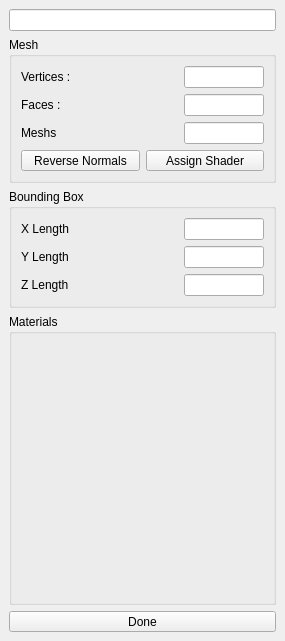
<?xml version="1.0" encoding="UTF-8"?>
<ui version="4.0">
 <class>InstanceProperty</class>
 <widget class="QDockWidget" name="InstanceProperty">
  <property name="geometry">
   <rect>
    <x>0</x>
    <y>0</y>
    <width>285</width>
    <height>641</height>
   </rect>
  </property>
  <property name="windowTitle">
   <string>InstanceProperty</string>
  </property>
  <widget class="QWidget" name="dockWidgetContents">
   <layout class="QVBoxLayout" name="verticalLayout_4">
    <item>
     <widget class="QLineEdit" name="meshName">
      <property name="enabled">
       <bool>true</bool>
      </property>
      <property name="sizePolicy">
       <sizepolicy hsizetype="Minimum" vsizetype="Fixed">
        <horstretch>0</horstretch>
        <verstretch>0</verstretch>
       </sizepolicy>
      </property>
      <property name="minimumSize">
       <size>
        <width>45</width>
        <height>0</height>
       </size>
      </property>
      <property name="maximumSize">
       <size>
        <width>16777215</width>
        <height>16777215</height>
       </size>
      </property>
      <property name="alignment">
       <set>Qt::AlignRight|Qt::AlignTrailing|Qt::AlignVCenter</set>
      </property>
      <property name="readOnly">
       <bool>true</bool>
      </property>
     </widget>
    </item>
    <item>
     <widget class="QGroupBox" name="groupBox_4">
      <property name="title">
       <string>Mesh</string>
      </property>
      <property name="flat">
       <bool>true</bool>
      </property>
      <layout class="QVBoxLayout" name="verticalLayout_2">
       <item>
        <layout class="QHBoxLayout" name="_15">
         <item>
          <widget class="QLabel" name="label_13">
           <property name="text">
            <string>Vertices :</string>
           </property>
          </widget>
         </item>
         <item>
          <spacer>
           <property name="orientation">
            <enum>Qt::Horizontal</enum>
           </property>
           <property name="sizeHint" stdset="0">
            <size>
             <width>40</width>
             <height>20</height>
            </size>
           </property>
          </spacer>
         </item>
         <item>
          <widget class="QLineEdit" name="numberOfVertex">
           <property name="enabled">
            <bool>true</bool>
           </property>
           <property name="sizePolicy">
            <sizepolicy hsizetype="Minimum" vsizetype="Fixed">
             <horstretch>0</horstretch>
             <verstretch>0</verstretch>
            </sizepolicy>
           </property>
           <property name="minimumSize">
            <size>
             <width>45</width>
             <height>0</height>
            </size>
           </property>
           <property name="maximumSize">
            <size>
             <width>80</width>
             <height>16777215</height>
            </size>
           </property>
           <property name="alignment">
            <set>Qt::AlignRight|Qt::AlignTrailing|Qt::AlignVCenter</set>
           </property>
           <property name="readOnly">
            <bool>true</bool>
           </property>
          </widget>
         </item>
        </layout>
       </item>
       <item>
        <layout class="QHBoxLayout" name="_14">
         <item>
          <widget class="QLabel" name="label_12">
           <property name="text">
            <string>Faces :</string>
           </property>
          </widget>
         </item>
         <item>
          <spacer>
           <property name="orientation">
            <enum>Qt::Horizontal</enum>
           </property>
           <property name="sizeHint" stdset="0">
            <size>
             <width>40</width>
             <height>20</height>
            </size>
           </property>
          </spacer>
         </item>
         <item>
          <widget class="QLineEdit" name="numberOfFace">
           <property name="enabled">
            <bool>true</bool>
           </property>
           <property name="sizePolicy">
            <sizepolicy hsizetype="Minimum" vsizetype="Fixed">
             <horstretch>0</horstretch>
             <verstretch>0</verstretch>
            </sizepolicy>
           </property>
           <property name="minimumSize">
            <size>
             <width>45</width>
             <height>0</height>
            </size>
           </property>
           <property name="maximumSize">
            <size>
             <width>80</width>
             <height>16777215</height>
            </size>
           </property>
           <property name="alignment">
            <set>Qt::AlignRight|Qt::AlignTrailing|Qt::AlignVCenter</set>
           </property>
           <property name="readOnly">
            <bool>true</bool>
           </property>
          </widget>
         </item>
        </layout>
       </item>
       <item>
        <layout class="QHBoxLayout" name="_16">
         <item>
          <widget class="QLabel" name="label_14">
           <property name="text">
            <string>Meshs</string>
           </property>
          </widget>
         </item>
         <item>
          <spacer>
           <property name="orientation">
            <enum>Qt::Horizontal</enum>
           </property>
           <property name="sizeHint" stdset="0">
            <size>
             <width>40</width>
             <height>20</height>
            </size>
           </property>
          </spacer>
         </item>
         <item>
          <widget class="QLineEdit" name="bodyCount">
           <property name="enabled">
            <bool>true</bool>
           </property>
           <property name="sizePolicy">
            <sizepolicy hsizetype="Minimum" vsizetype="Fixed">
             <horstretch>0</horstretch>
             <verstretch>0</verstretch>
            </sizepolicy>
           </property>
           <property name="minimumSize">
            <size>
             <width>45</width>
             <height>0</height>
            </size>
           </property>
           <property name="maximumSize">
            <size>
             <width>80</width>
             <height>16777215</height>
            </size>
           </property>
           <property name="alignment">
            <set>Qt::AlignRight|Qt::AlignTrailing|Qt::AlignVCenter</set>
           </property>
           <property name="readOnly">
            <bool>true</bool>
           </property>
          </widget>
         </item>
        </layout>
       </item>
       <item>
        <layout class="QHBoxLayout" name="horizontalLayout">
         <item>
          <widget class="QToolButton" name="reverseNormalsCmd">
           <property name="sizePolicy">
            <sizepolicy hsizetype="Preferred" vsizetype="Fixed">
             <horstretch>0</horstretch>
             <verstretch>0</verstretch>
            </sizepolicy>
           </property>
           <property name="text">
            <string>Reverse Normals</string>
           </property>
          </widget>
         </item>
         <item>
          <widget class="QToolButton" name="assignShaderCmd">
           <property name="sizePolicy">
            <sizepolicy hsizetype="Preferred" vsizetype="Fixed">
             <horstretch>0</horstretch>
             <verstretch>0</verstretch>
            </sizepolicy>
           </property>
           <property name="text">
            <string>Assign Shader</string>
           </property>
           <property name="icon">
            <iconset resource="glc_player.qrc">
             <normaloff>:/images/Shader.png</normaloff>:/images/Shader.png</iconset>
           </property>
           <property name="toolButtonStyle">
            <enum>Qt::ToolButtonTextBesideIcon</enum>
           </property>
          </widget>
         </item>
        </layout>
       </item>
      </layout>
     </widget>
    </item>
    <item>
     <widget class="QGroupBox" name="groupBox">
      <property name="title">
       <string>Bounding Box</string>
      </property>
      <property name="flat">
       <bool>true</bool>
      </property>
      <layout class="QVBoxLayout" name="verticalLayout">
       <item>
        <layout class="QHBoxLayout" name="_21">
         <item>
          <widget class="QLabel" name="label_19">
           <property name="text">
            <string>X Length</string>
           </property>
          </widget>
         </item>
         <item>
          <spacer>
           <property name="orientation">
            <enum>Qt::Horizontal</enum>
           </property>
           <property name="sizeHint" stdset="0">
            <size>
             <width>40</width>
             <height>20</height>
            </size>
           </property>
          </spacer>
         </item>
         <item>
          <widget class="QLineEdit" name="bBoxXLenght">
           <property name="enabled">
            <bool>true</bool>
           </property>
           <property name="sizePolicy">
            <sizepolicy hsizetype="Minimum" vsizetype="Fixed">
             <horstretch>0</horstretch>
             <verstretch>0</verstretch>
            </sizepolicy>
           </property>
           <property name="minimumSize">
            <size>
             <width>45</width>
             <height>0</height>
            </size>
           </property>
           <property name="maximumSize">
            <size>
             <width>80</width>
             <height>16777215</height>
            </size>
           </property>
           <property name="alignment">
            <set>Qt::AlignRight|Qt::AlignTrailing|Qt::AlignVCenter</set>
           </property>
           <property name="readOnly">
            <bool>true</bool>
           </property>
          </widget>
         </item>
        </layout>
       </item>
       <item>
        <layout class="QHBoxLayout" name="_22">
         <item>
          <widget class="QLabel" name="label_20">
           <property name="text">
            <string>Y Length</string>
           </property>
          </widget>
         </item>
         <item>
          <spacer>
           <property name="orientation">
            <enum>Qt::Horizontal</enum>
           </property>
           <property name="sizeHint" stdset="0">
            <size>
             <width>40</width>
             <height>20</height>
            </size>
           </property>
          </spacer>
         </item>
         <item>
          <widget class="QLineEdit" name="bBoxYLenght">
           <property name="enabled">
            <bool>true</bool>
           </property>
           <property name="sizePolicy">
            <sizepolicy hsizetype="Minimum" vsizetype="Fixed">
             <horstretch>0</horstretch>
             <verstretch>0</verstretch>
            </sizepolicy>
           </property>
           <property name="minimumSize">
            <size>
             <width>45</width>
             <height>0</height>
            </size>
           </property>
           <property name="maximumSize">
            <size>
             <width>80</width>
             <height>16777215</height>
            </size>
           </property>
           <property name="alignment">
            <set>Qt::AlignRight|Qt::AlignTrailing|Qt::AlignVCenter</set>
           </property>
           <property name="readOnly">
            <bool>true</bool>
           </property>
          </widget>
         </item>
        </layout>
       </item>
       <item>
        <layout class="QHBoxLayout" name="_23">
         <item>
          <widget class="QLabel" name="label_21">
           <property name="text">
            <string>Z Length</string>
           </property>
          </widget>
         </item>
         <item>
          <spacer>
           <property name="orientation">
            <enum>Qt::Horizontal</enum>
           </property>
           <property name="sizeHint" stdset="0">
            <size>
             <width>40</width>
             <height>20</height>
            </size>
           </property>
          </spacer>
         </item>
         <item>
          <widget class="QLineEdit" name="bBoxZLenght">
           <property name="enabled">
            <bool>true</bool>
           </property>
           <property name="sizePolicy">
            <sizepolicy hsizetype="Minimum" vsizetype="Fixed">
             <horstretch>0</horstretch>
             <verstretch>0</verstretch>
            </sizepolicy>
           </property>
           <property name="minimumSize">
            <size>
             <width>45</width>
             <height>0</height>
            </size>
           </property>
           <property name="maximumSize">
            <size>
             <width>80</width>
             <height>16777215</height>
            </size>
           </property>
           <property name="alignment">
            <set>Qt::AlignRight|Qt::AlignTrailing|Qt::AlignVCenter</set>
           </property>
           <property name="readOnly">
            <bool>true</bool>
           </property>
          </widget>
         </item>
        </layout>
       </item>
      </layout>
     </widget>
    </item>
    <item>
     <widget class="QGroupBox" name="materialListGroup">
      <property name="sizePolicy">
       <sizepolicy hsizetype="Preferred" vsizetype="Expanding">
        <horstretch>0</horstretch>
        <verstretch>0</verstretch>
       </sizepolicy>
      </property>
      <property name="title">
       <string>Materials</string>
      </property>
      <property name="flat">
       <bool>true</bool>
      </property>
     </widget>
    </item>
    <item>
     <widget class="QToolButton" name="doneCmd">
      <property name="sizePolicy">
       <sizepolicy hsizetype="Preferred" vsizetype="Fixed">
        <horstretch>0</horstretch>
        <verstretch>0</verstretch>
       </sizepolicy>
      </property>
      <property name="text">
       <string>Done</string>
      </property>
     </widget>
    </item>
   </layout>
  </widget>
 </widget>
 <resources>
  <include location="glc_player.qrc"/>
 </resources>
 <connections/>
</ui>
